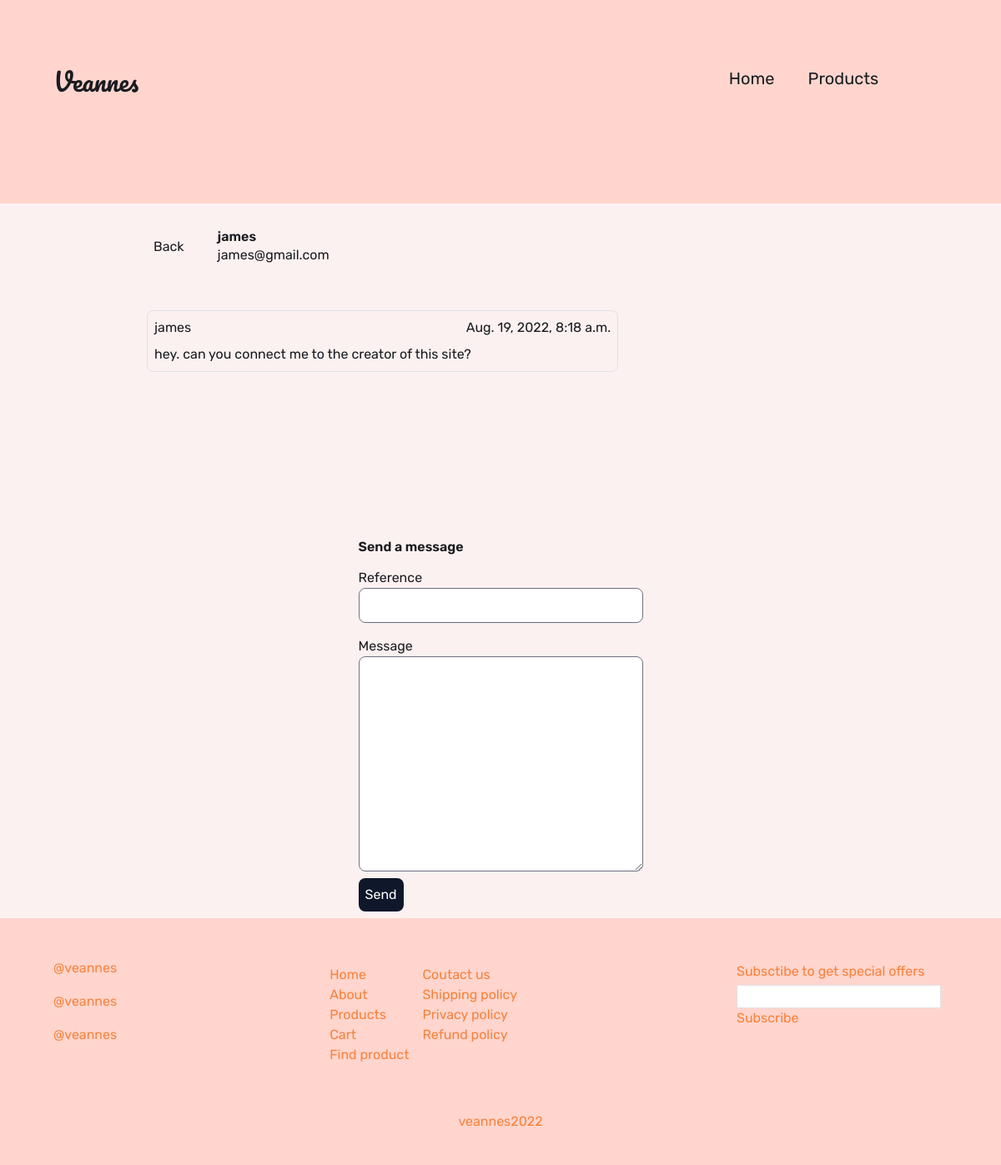
Page /dashboard/message/3 on the earlier database version.
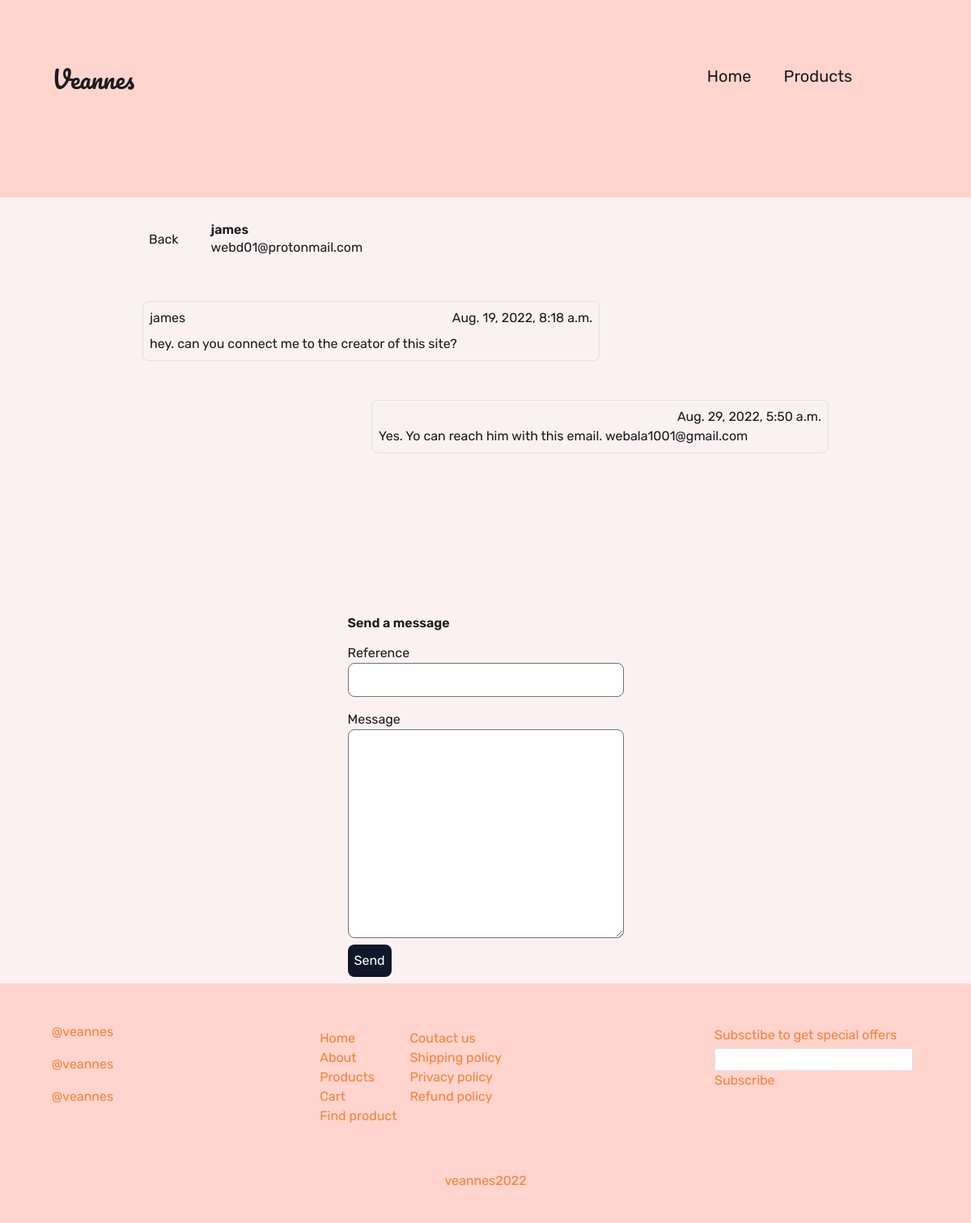
Same page on the later database version.
### shop/models.py (models this page shows)
class Message(models.Model):
    name = models.CharField(max_length=50)
    email = models.EmailField()
    message = models.CharField(max_length=400)
    date = models.DateTimeField(auto_now_add=True)
    read = models.BooleanField(default=False)

class Reply(models.Model):
    subject = models.CharField(max_length=50)
    message = models.ForeignKey(Message, on_delete=models.CASCADE)
    body = models.CharField(max_length=400)
    date = models.DateTimeField(auto_now_add=True)

### dashboard/views.py (the view)
# urls.py: path('message/<pk>', MessageDetailView.as_view(), name='message'),
class MessageDetailView(DetailView):
    model = Message
    template_name = 'dash/message_detail.html'
    context_object_name: str = 'customer_message'
    def get_object(self):
        obj = super().get_object()
        obj.read = True
        obj.save()
        return obj
    def get_context_data(self, **kwargs):
        context = super().get_context_data(**kwargs)
        message = context['customer_message']
        replies = Reply.objects.filter(message=message)
        context['replies'] = replies
        return context

### dashboard/templates/dash/message_detail.html (shortened to what this page needs)
{% extends 'base.html' %}
{% block content %}
<div class="flex flex-col w-full px-10 md:px-44 xl:px-64">
    <div class="flex items-center ">
        <div class="flex justify-start items-center cursor-pointer group my-10 ">
            <a href="/dashboard/messages" class="ml-2 hover:text-black">Back</a>
        </div>
        <div class="relative left-10">
            <h1 class="font-semibold">{{customer_message.name}}</h1>
            <p>{{customer_message.email}}</p>
        </div>
    </div>
    <div class="flex justify-start">
        <div class="border rounded-lg my-4 p-2 w-full md:w-2/3 xl:w-1/2">
            <div class="flex justify-between mb-2">
                <p>{{customer_message.name}}</p>
                <p>{{customer_message.date}}</p>
            </div>
            <div>
                <p class="truncate">{{customer_message.message}}</p>
            </div>
        </div>
    </div>
    {% if replies %}
    {% for reply in replies %}
    <div class="flex justify-end">
        <div class="border rounded-lg my-4 p-2 w-full md:w-2/3 xl:w-1/2">
            <div class="flex justify-end">
                <p>{{reply.date}}</p>
            </div>
            <div>
                <p class="truncate">{{reply.body}}</p>
            </div>
        </div>
    </div>
    {% endfor %}
    {% endif %}
    <div class="flex flex-col items-center mt-44">
        <form action="/dashboard/reply" method="POST">
            <h1 class="font-semibold">Send a message</h1>
            <div class="my-3 flex flex-col">
                <label for="reference">Reference</label>
                <input required class="rounded-lg" name="subject" type="text">
            </div>
            <div class="flex flex-col">
                <label for="message">Message</label>
                <textarea required class="rounded-lg" name="body" id="message" cols="30" rows="10"></textarea>
            </div>
            <div>
                <button type="submit"
                    class="rounded-lg bg-slate-900 my-2 p-2 hover:scale-110 transition duration-300 ease-in-out text-white">Send</button>
            </div>
        </form>
    </div>
</div>
{% endblock %}

Differences in the rows shown:
changed Message "james": email "james@gmail.com" → "webd01@protonmail.com"
added Reply: date "Aug. 29, 2022, 5:50 a.m.", body "Yes. Yo can reach him with this email. webala1001@gmail.com"
